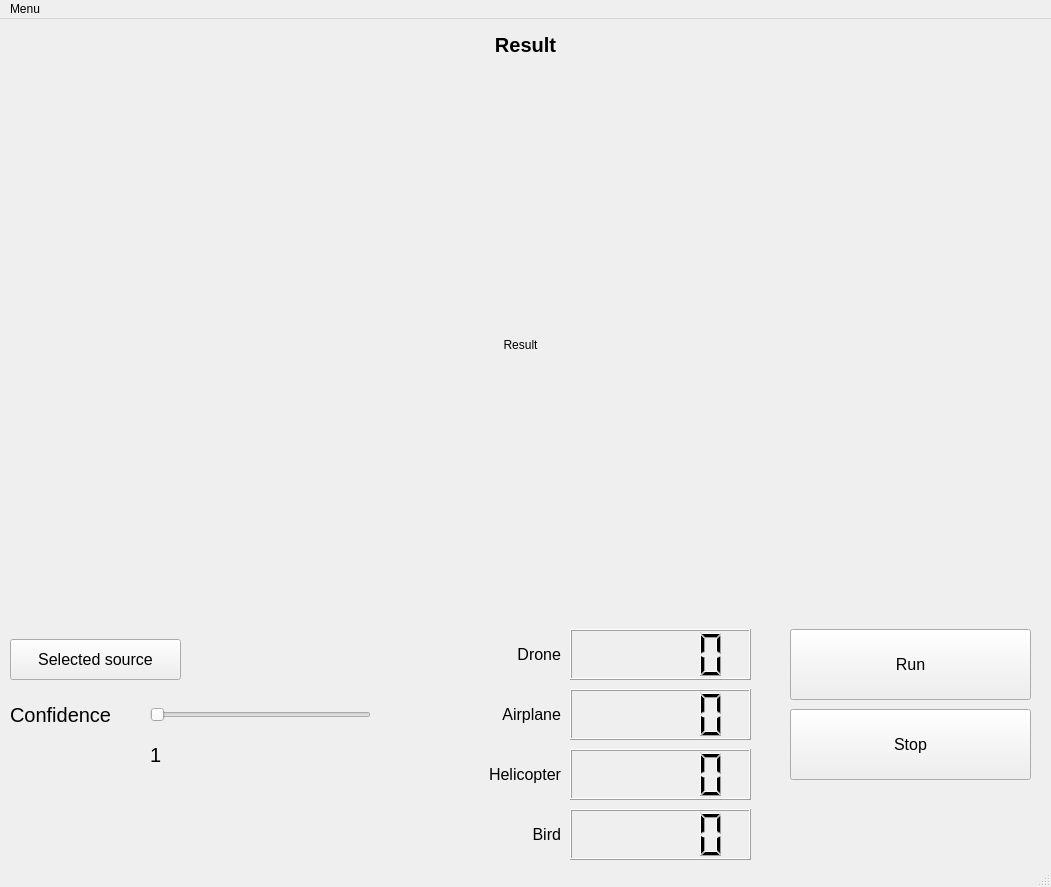
<?xml version="1.0" encoding="UTF-8"?>
<ui version="4.0">
 <class>MainWindow</class>
 <widget class="QMainWindow" name="MainWindow">
  <property name="geometry">
   <rect>
    <x>0</x>
    <y>0</y>
    <width>1051</width>
    <height>887</height>
   </rect>
  </property>
  <property name="windowTitle">
   <string>MainWindow</string>
  </property>
  <widget class="QWidget" name="centralwidget">
   <widget class="QLabel" name="resultimg">
    <property name="geometry">
     <rect>
      <x>10</x>
      <y>50</y>
      <width>1021</width>
      <height>551</height>
     </rect>
    </property>
    <property name="text">
     <string>Result</string>
    </property>
    <property name="alignment">
     <set>Qt::AlignCenter</set>
    </property>
   </widget>
   <widget class="QLabel" name="label_2">
    <property name="geometry">
     <rect>
      <x>10</x>
      <y>10</y>
      <width>1031</width>
      <height>31</height>
     </rect>
    </property>
    <property name="font">
     <font>
      <pointsize>15</pointsize>
      <weight>75</weight>
      <bold>true</bold>
     </font>
    </property>
    <property name="text">
     <string>Result</string>
    </property>
    <property name="alignment">
     <set>Qt::AlignCenter</set>
    </property>
   </widget>
   <widget class="QLCDNumber" name="drone_dp">
    <property name="geometry">
     <rect>
      <x>570</x>
      <y>610</y>
      <width>181</width>
      <height>51</height>
     </rect>
    </property>
   </widget>
   <widget class="QLabel" name="label">
    <property name="geometry">
     <rect>
      <x>440</x>
      <y>610</y>
      <width>121</width>
      <height>51</height>
     </rect>
    </property>
    <property name="font">
     <font>
      <pointsize>12</pointsize>
     </font>
    </property>
    <property name="text">
     <string>Drone</string>
    </property>
    <property name="alignment">
     <set>Qt::AlignRight|Qt::AlignTrailing|Qt::AlignVCenter</set>
    </property>
   </widget>
   <widget class="QSlider" name="conf_slider">
    <property name="geometry">
     <rect>
      <x>150</x>
      <y>680</y>
      <width>221</width>
      <height>31</height>
     </rect>
    </property>
    <property name="font">
     <font>
      <pointsize>1</pointsize>
     </font>
    </property>
    <property name="minimum">
     <number>1</number>
    </property>
    <property name="maximum">
     <number>100</number>
    </property>
    <property name="orientation">
     <enum>Qt::Horizontal</enum>
    </property>
   </widget>
   <widget class="QLabel" name="label_3">
    <property name="geometry">
     <rect>
      <x>10</x>
      <y>680</y>
      <width>141</width>
      <height>31</height>
     </rect>
    </property>
    <property name="font">
     <font>
      <pointsize>15</pointsize>
     </font>
    </property>
    <property name="text">
     <string>Confidence</string>
    </property>
   </widget>
   <widget class="QLabel" name="conf_text">
    <property name="geometry">
     <rect>
      <x>150</x>
      <y>720</y>
      <width>51</width>
      <height>31</height>
     </rect>
    </property>
    <property name="font">
     <font>
      <pointsize>15</pointsize>
     </font>
    </property>
    <property name="text">
     <string>1</string>
    </property>
   </widget>
   <widget class="QPushButton" name="run_bt">
    <property name="geometry">
     <rect>
      <x>790</x>
      <y>610</y>
      <width>241</width>
      <height>71</height>
     </rect>
    </property>
    <property name="font">
     <font>
      <pointsize>12</pointsize>
     </font>
    </property>
    <property name="text">
     <string>Run</string>
    </property>
   </widget>
   <widget class="QPushButton" name="stop_bt">
    <property name="geometry">
     <rect>
      <x>790</x>
      <y>690</y>
      <width>241</width>
      <height>71</height>
     </rect>
    </property>
    <property name="font">
     <font>
      <pointsize>12</pointsize>
     </font>
    </property>
    <property name="text">
     <string>Stop</string>
    </property>
   </widget>
   <widget class="QPushButton" name="selected_video">
    <property name="geometry">
     <rect>
      <x>10</x>
      <y>620</y>
      <width>171</width>
      <height>41</height>
     </rect>
    </property>
    <property name="font">
     <font>
      <pointsize>12</pointsize>
     </font>
    </property>
    <property name="text">
     <string>Selected source</string>
    </property>
   </widget>
   <widget class="QLabel" name="label_4">
    <property name="geometry">
     <rect>
      <x>440</x>
      <y>670</y>
      <width>121</width>
      <height>51</height>
     </rect>
    </property>
    <property name="font">
     <font>
      <pointsize>12</pointsize>
     </font>
    </property>
    <property name="text">
     <string>Airplane</string>
    </property>
    <property name="alignment">
     <set>Qt::AlignRight|Qt::AlignTrailing|Qt::AlignVCenter</set>
    </property>
   </widget>
   <widget class="QLCDNumber" name="airplane_dp">
    <property name="geometry">
     <rect>
      <x>570</x>
      <y>670</y>
      <width>181</width>
      <height>51</height>
     </rect>
    </property>
   </widget>
   <widget class="QLabel" name="label_5">
    <property name="geometry">
     <rect>
      <x>440</x>
      <y>730</y>
      <width>121</width>
      <height>51</height>
     </rect>
    </property>
    <property name="font">
     <font>
      <pointsize>12</pointsize>
     </font>
    </property>
    <property name="text">
     <string>Helicopter</string>
    </property>
    <property name="alignment">
     <set>Qt::AlignRight|Qt::AlignTrailing|Qt::AlignVCenter</set>
    </property>
   </widget>
   <widget class="QLCDNumber" name="helicopter_dp">
    <property name="geometry">
     <rect>
      <x>570</x>
      <y>730</y>
      <width>181</width>
      <height>51</height>
     </rect>
    </property>
   </widget>
   <widget class="QLCDNumber" name="bird_dp">
    <property name="geometry">
     <rect>
      <x>570</x>
      <y>790</y>
      <width>181</width>
      <height>51</height>
     </rect>
    </property>
   </widget>
   <widget class="QLabel" name="label_6">
    <property name="geometry">
     <rect>
      <x>440</x>
      <y>790</y>
      <width>121</width>
      <height>51</height>
     </rect>
    </property>
    <property name="font">
     <font>
      <pointsize>12</pointsize>
     </font>
    </property>
    <property name="text">
     <string>Bird</string>
    </property>
    <property name="alignment">
     <set>Qt::AlignRight|Qt::AlignTrailing|Qt::AlignVCenter</set>
    </property>
   </widget>
  </widget>
  <widget class="QMenuBar" name="menubar">
   <property name="geometry">
    <rect>
     <x>0</x>
     <y>0</y>
     <width>1051</width>
     <height>21</height>
    </rect>
   </property>
   <widget class="QMenu" name="menuMenu">
    <property name="title">
     <string>Menu</string>
    </property>
    <addaction name="actionExit"/>
   </widget>
   <addaction name="menuMenu"/>
  </widget>
  <widget class="QStatusBar" name="statusbar"/>
  <action name="actionExit">
   <property name="text">
    <string>Exit</string>
   </property>
  </action>
 </widget>
 <resources/>
 <connections>
  <connection>
   <sender>conf_slider</sender>
   <signal>valueChanged(int)</signal>
   <receiver>conf_text</receiver>
   <slot>setNum(int)</slot>
   <hints>
    <hint type="sourcelabel">
     <x>207</x>
     <y>639</y>
    </hint>
    <hint type="destinationlabel">
     <x>176</x>
     <y>670</y>
    </hint>
   </hints>
  </connection>
 </connections>
</ui>
